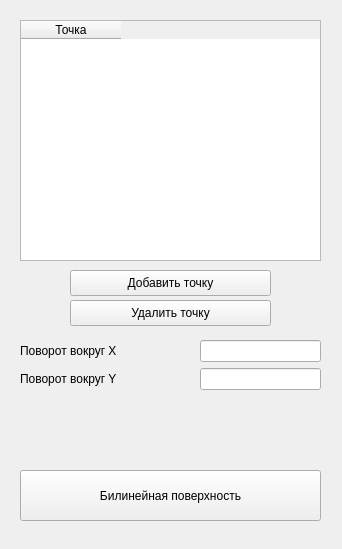
<?xml version="1.0" encoding="UTF-8"?>
<ui version="4.0">
 <class>MainWindow</class>
 <widget class="QMainWindow" name="MainWindow">
  <property name="geometry">
   <rect>
    <x>0</x>
    <y>0</y>
    <width>342</width>
    <height>549</height>
   </rect>
  </property>
  <property name="windowTitle">
   <string>MainWindow</string>
  </property>
  <widget class="QWidget" name="centralwidget">
   <widget class="QPushButton" name="surface">
    <property name="geometry">
     <rect>
      <x>20</x>
      <y>470</y>
      <width>301</width>
      <height>51</height>
     </rect>
    </property>
    <property name="text">
     <string>Билинейная поверхность</string>
    </property>
   </widget>
   <widget class="QPushButton" name="del">
    <property name="geometry">
     <rect>
      <x>70</x>
      <y>300</y>
      <width>201</width>
      <height>26</height>
     </rect>
    </property>
    <property name="text">
     <string>Удалить точку</string>
    </property>
   </widget>
   <widget class="QPushButton" name="add">
    <property name="geometry">
     <rect>
      <x>70</x>
      <y>270</y>
      <width>201</width>
      <height>26</height>
     </rect>
    </property>
    <property name="text">
     <string>Добавить точку</string>
    </property>
   </widget>
   <widget class="QTableWidget" name="tableWidget">
    <property name="geometry">
     <rect>
      <x>20</x>
      <y>20</y>
      <width>301</width>
      <height>241</height>
     </rect>
    </property>
    <property name="minimumSize">
     <size>
      <width>201</width>
      <height>241</height>
     </size>
    </property>
    <column>
     <property name="text">
      <string>Точка</string>
     </property>
     <property name="textAlignment">
      <set>AlignCenter</set>
     </property>
    </column>
   </widget>
   <widget class="QWidget" name="formLayoutWidget">
    <property name="geometry">
     <rect>
      <x>20</x>
      <y>340</y>
      <width>301</width>
      <height>71</height>
     </rect>
    </property>
    <layout class="QFormLayout" name="formLayout_2">
     <item row="0" column="0">
      <widget class="QLabel" name="label">
       <property name="text">
        <string>Поворот вокруг X                       </string>
       </property>
      </widget>
     </item>
     <item row="1" column="0">
      <widget class="QLabel" name="label_2">
       <property name="text">
        <string>Поворот вокруг Y</string>
       </property>
      </widget>
     </item>
     <item row="0" column="1">
      <widget class="QLineEdit" name="xR"/>
     </item>
     <item row="1" column="1">
      <widget class="QLineEdit" name="yR"/>
     </item>
    </layout>
   </widget>
  </widget>
 </widget>
 <resources/>
 <connections/>
</ui>
